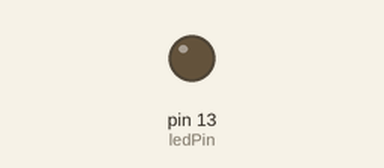
This sketch was run on a simulated Arduino Uno, built with avr-gcc and run on an emulated ATmega328P. On the bench: output pins drawn as LEDs (lit = HIGH).

Above: at 0.1 s.
At 2.1 s:
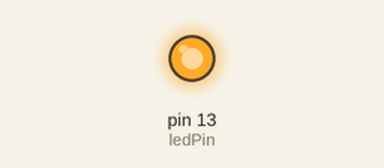
Timing chart, 0 to 5.9 s (numbered marks = the images above):
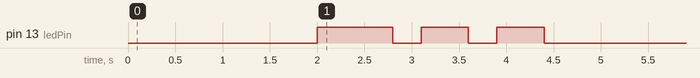

The sketch:

1_Led.ino
```cpp
int ledPin = 13;

void setup() {
  pinMode(ledPin, OUTPUT);
  delay(2000);
  d_morse();
}

void loop() {
}

// Funciones adicionales
void punto(){
  digitalWrite(ledPin, HIGH);
  delay(500);
  digitalWrite(ledPin, LOW);
  delay(300);
}

void raya(){
  digitalWrite(ledPin, HIGH);
  delay(800);
  digitalWrite(ledPin, LOW);
  delay(300);
}

void d_morse(){
  raya();
  punto();
  punto();
}
```
